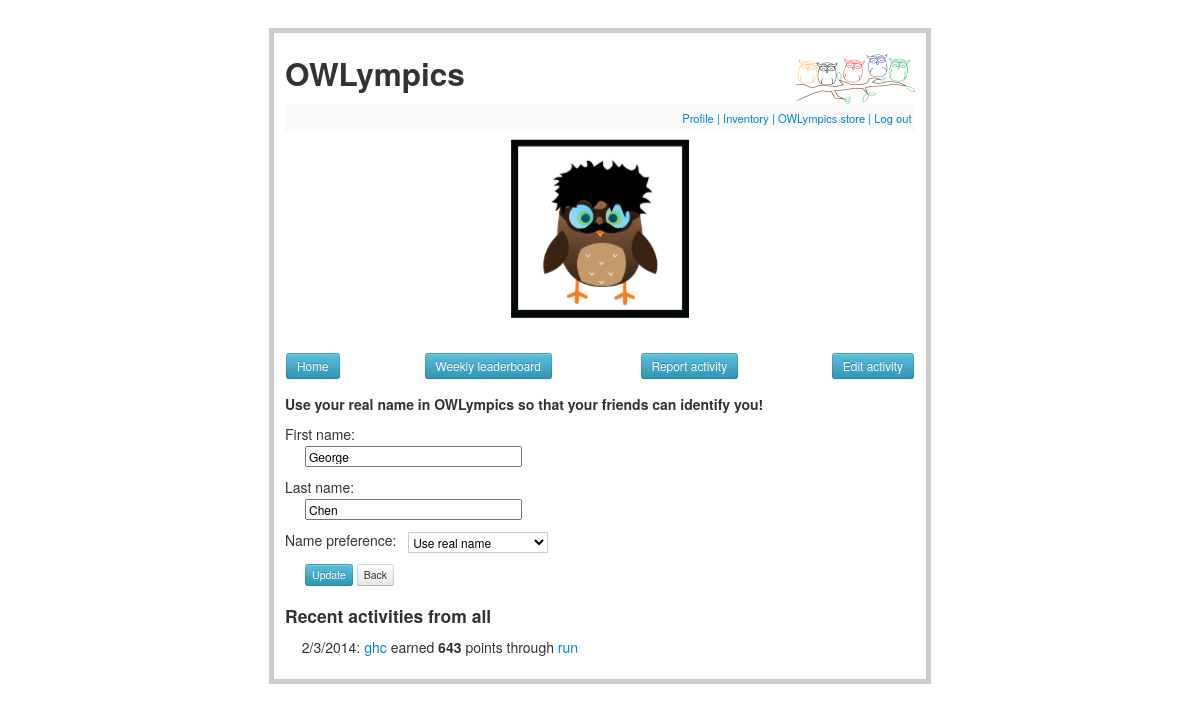
The app's page /edit_name (signed in) with its own data.
### tables this page shows
CREATE TABLE activities (
  id integer primary key autoincrement,
  username string not null,
  year integer,
  month integer,
  day integer,
  activity string not null,
  ppl integer,
  low integer,
  moderate integer,
  high integer,
  newpoints integer,
  isthisweek integer,
  note string not null,
  rate integer,
  happiness integer,
  activeness integer,
  hour integer,
  minute integer, 
  second integer
);

CREATE TABLE profiles (
  isready string,
  email string not null,
  username string not null,
  firstname string not null,
  lastname string not null,
  age string,
  sex string,
  department string not null,
  groupname string not null,
  userealname string null
);

### owlympics.py (the view)
@app.route('/edit_name')
def edit_name():
    if not session.get('logged_in'):
        return redirect(url_for('login'))
    db = get_db()
    username = session.get('username')
    cur = db.execute('select isready, firstname, lastname, userealname from profiles where username = ?', [username])
    profiles = [dict(isready=row[0], firstname=row[1], lastname=row[2], userealname=row[3]) for row in cur.fetchall()]
    profile = profiles[0]
    return render_template('edit_name.html', profile = profile, activities = activity_feed())

### owlympics.py (called while the page is built)
def get_db():
    top = _app_ctx_stack.top
    if not hasattr(top, 'sqlite_db'):
        top.sqlite_db = sqlite3.connect(app.config['DATABASE'])
    return top.sqlite_db

@app.teardown_appcontext
def close_db_connection(exception):
    top = _app_ctx_stack.top
    if hasattr(top, 'sqlite_db'):
        top.sqlite_db.close()

def get_realname(username):
    db = get_db()
    username = str(username)
    cur = db.execute('select firstname, lastname from profiles where username = ?', [username])
    realnames = [dict(firstname=row[0], lastname=row[1]) for row in cur.fetchall()]
    if len(realnames) == 0:
        return ''
    else:
        realname = realnames[0]
        return str(realname['firstname']) + ' ' + (realname['lastname'])

def get_namepref(username):
    db = get_db()
    username = str(username)
    cur = db.execute('select userealname from profiles where username = ?', [username])
    userealnames = [dict(use=row[0]) for row in cur.fetchall()]
    if len(userealnames) == 0:
        return 0
    else:
        userealname = userealnames[0]
        if (userealname['use'] == 'true'):
            return 1
        else:
            return 0

def activity_feed():
    db = get_db()
    cur = db.execute('select * from activities order by id desc')
    num_activities = 3
    activities = [dict(aid=row[0], username=row[1], year=row[2], month=row[3], day=row[4], activity=row[5], newpoints=row[10],
                       realname=get_realname(row[1]), userealname=get_namepref(row[1])) for row in cur.fetchall()]
    if len(activities) > num_activities:
        activities = activities[0:num_activities]
    return activities

### templates/edit_name.html (shortened to what this page needs)
{% extends "profile.html" %}
{% block profile %}
  {% if session.logged_in %}
    <form action="{{ url_for('update_name') }}" method=post>
      <dl>
        <dt><strong>Use your real name in OWLympics so that your friends can identify you!</strong>
        <dt>First name:
        <dd><input type=input size=30 name=firstname value="{{profile.firstname}}">
        <dt>Last name:
        <dd><input type=input size=30 name=lastname value="{{profile.lastname}}">
        <dt>Name preference:&nbsp;&nbsp;
        <select name=userealname>
                <option value="1" selected="selected">Use real name</option>
        </select>
        <dd><input type=submit class="btn btn-mini btn-info" value=Update>
        <input type=button class="btn btn-mini" value=Back onClick="history.go(-1);return true;">
      </dl>
    </form>
  {% endif %}
{% endblock %}

### templates/profile.html (shortened to what this page needs)
{% extends "layout.html" %}
{% block body %}
        {% if session.logged_in %}
                <table border="0" align="center" style="table-layout:fixed;">
                <tr>
                <td align="left" style="width:100px;"><input type=button class="btn btn-small btn-info" onclick="location.href='{{ url_for('home') }}'" value="Home"></td>
                <td align="center" style="width:250px;"><input type=button class="btn btn-small btn-info" onclick="location.href='{{ url_for('leaderboard') }}'" value="Weekly leaderboard"></td>
                {% if session.admin %}
                <td align="center" style="width:200px;"><input type=button class="btn btn-small btn-info" onclick="location.href='{{ url_for('manage_user') }}'" value="Manage user"></td>
                {% else %}
                <td align="center" style="width:200px;"><input type=button class="btn btn-small btn-info" onclick="location.href='{{ url_for('report_activity') }}'" value="Report activity"></td>
                {% endif %}
                <td align="right" style="width:150px;" ><input type=button class="btn btn-small btn-info" onclick="location.href='{{ url_for('edit_activity') }}'" value="Edit activity"></td>
                </tr>
                </table>
        {% endif %}
        {% block profile %}
        {% endblock %}
        {% if activities %}
                <h4>Recent activities from all</h4>
                <ul class=entries>
                {% for activity in activities %}
                        {% if activity.userealname %}
                                <li>{{activity.month}}/{{activity.day}}/{{activity.year}}: <a href="/view_username/{{activity.username}}">{{activity.realname}}</a> earned <strong>{{activity.newpoints}}</strong> points through <a href="/view_activity/{{activity.aid}}">{{activity.activity}}</a>
                        {% else %}
                                <li>{{activity.month}}/{{activity.day}}/{{activity.year}}: <a href="/view_username/{{activity.username}}">{{activity.username}}</a> earned <strong>{{activity.newpoints}}</strong> points through <a href="/view_activity/{{activity.aid}}">{{activity.activity}}</a>
                        {% endif %}
                {% endfor %}
                </ul>
        {% endif %}
{% endblock %}

### templates/layout.html (shortened to what this page needs)
<!doctype html>
<link rel=stylesheet type=text/css href="{{ url_for('static', filename='style.css') }}">
<link rel=stylesheet type=text/css href="{{ url_for('static', filename='bootstrap.css') }}">
<link rel=stylesheet type=text/css href="{{ url_for('static', filename='cube.css') }}">
<link rel=stylesheet type=text/css href="{{ url_for('static', filename='avatar.css') }}">
<div class=page>
        <h2>OWLympics
                <img src="\static\owls_branch_LOGO2.png" width="120" height="50" align="right" >
        </h2>
        <div class=metanav>
                {% if not session.logged_in %}
                        <a href="{{ url_for('register') }}">Register</a>
                        <a>|</a>
                        <a href="{{ url_for('login') }}">Log in</a>
                {% else %}
                        <a href="{{ url_for('profile_home') }}">Profile</a>
                        <a>|</a>
                        <a href="{{ url_for('gym') }}">Inventory</a>
                        <a>|</a>
                        <a href="{{ url_for('store') }}">OWLympics store</a>
                        <a>|</a>
                        <a href="{{ url_for('logout') }}">Log out</a>
                {% endif %}
        </div>
        <table align="center" border="0">
                {% set rank = 0 %}
                {% set cube_id = -1 %}
                {% for activity in activities %}
                        {% set rank = rank + 1 %}
                        {% set cube_id = cube_id + 1 %}
                        {% if rank == 1 %}
                        <tr style="height:200px;">
                        {% endif %}
                        <td align="center" style="width:200px;">
                                <div id="experiment">
                                        <div id="cube_{{cube_id}}" class="cubewrapper">
                                                <div class="face one">
                                                </div>
                                                <div class="face two">
                                                        <div class="avatar" style="background-image:
                                                                url('static/avatar/Accessories/handlebar.png'),
                                                                url('static/avatar/Hair/the_cure.png'),
                                                                url('static/avatar/Glasses/goggles.png'),
                                                                url('static/avatar/Owls/standard_owl_template.png');">
                                                        </div>
                                                </div>
                                                <div class="face three">
                                                </div>
                                                <div class="face four">
                                                </div>
                                                <div class="face five">
                                                </div>
                                                <div class="face six">
                                                </div>
                                        </div>
                                </div>
                        </td>
                {% endfor %}
                </tr>
        </table>
        {% block body %}
        {% endblock %}
</div>

### static/style.css (style rules this page uses)
a, h1, h2 { color: #377BA8; }
h1, h2 { font-family: 'Georgia', serif; margin: 0; }
h2 { font-size: 1.2em; }
.page { margin: 2em auto; width: 45em; border: 5px solid #ccc; padding: 0.8em; background: white; }
.entries { list-style: none; margin: 0; padding: 0; }
.entries li { margin: 0.8em 1.2em; }
.metanav { text-align: right; font-size: 0.8em; padding: 0.3em; margin-bottom: 1em; background: #fafafa; }

### static/cube.css (style rules this page uses)
.cubewrapper { position: relative; margin: 0 auto; height: 160px; width: 160px; -webkit-transition: -webkit-transform 1s linear; -webkit-transform-style: preserve-3d; }
.face { position: absolute; height: 160px; width: 160px; padding: 0px; }
.cubewrapper .one { -webkit-transform: rotateX(90deg) translateZ(80px); }
.cubewrapper .two { -webkit-transform: translateZ(80px); }
.cubewrapper .three { -webkit-transform: rotateY(90deg) translateZ(80px); }
.cubewrapper .four { -webkit-transform: rotateY(180deg) translateZ(80px); }
.cubewrapper .five { -webkit-transform: rotateY(-90deg) translateZ(80px); }
.cubewrapper .six { -webkit-transform: rotateX(-90deg) translateZ(80px) rotate(180deg); }

### records on screen
activities: month "2", day "3", year "2014", username "ghc", newpoints "643", activity "run"
profiles: firstname "George", lastname "Chen"
